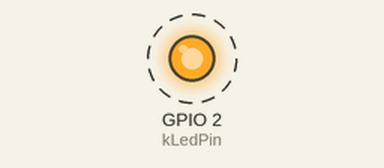
Recording of a program running on a simulated ESP32. On the bench: output pins drawn as LEDs (lit = HIGH). Dashed ring = blinking. What the program prints to the serial monitor is not drawn.

Above: at 0.4 s.
Timing chart, 0 to 3.2 s (numbered marks = the images above):
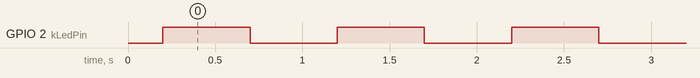

The program:

main.cpp
```cpp
// Module 00 — ESP32
// Blink the onboard LED (usually GPIO 2) and print a heartbeat over USB-CDC.

#include <Arduino.h>

namespace {
constexpr uint8_t kLedPin = 2;            // onboard LED on most DOIT-style boards
constexpr uint32_t kHalfPeriodMs = 500;   // 1 Hz overall
}  // namespace

void setup() {
    pinMode(kLedPin, OUTPUT);
    Serial.begin(SERIAL_BAUD);
    delay(200);
    Serial.println("hello, hands-on-robotics");
    Serial.printf("chip: %s rev %d, %d cores @ %d MHz\n",
                  ESP.getChipModel(), ESP.getChipRevision(),
                  ESP.getChipCores(), getCpuFrequencyMhz());
}

void loop() {
    digitalWrite(kLedPin, HIGH);
    Serial.println("tick");
    delay(kHalfPeriodMs);
    digitalWrite(kLedPin, LOW);
    delay(kHalfPeriodMs);
}
```

Measured:
- by itself, GPIO 2 (kLedPin): alternates HIGH for 0.50 s and LOW for 0.50 s
